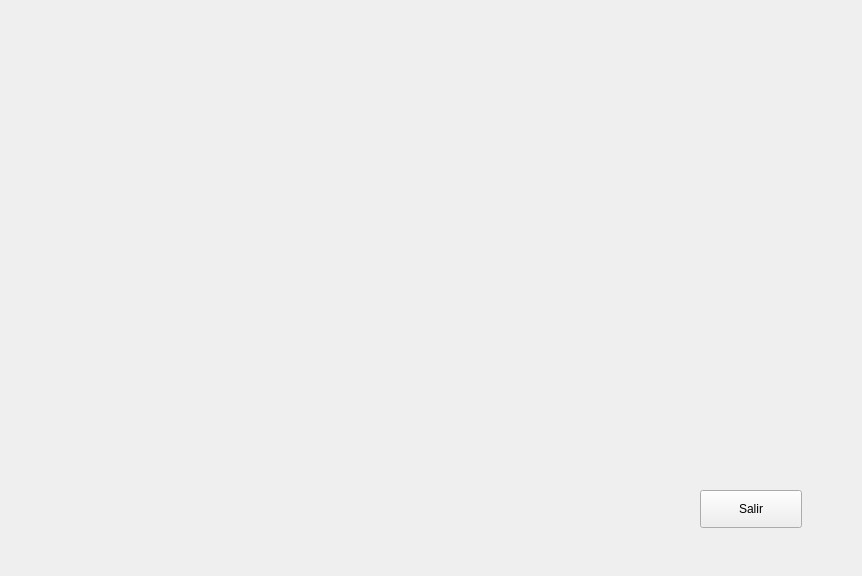
<?xml version="1.0" encoding="UTF-8"?>
<ui version="4.0">
 <class>pedidoForm</class>
 <widget class="QWidget" name="pedidoForm">
  <property name="geometry">
   <rect>
    <x>0</x>
    <y>0</y>
    <width>862</width>
    <height>576</height>
   </rect>
  </property>
  <property name="windowTitle">
   <string>Form</string>
  </property>
  <widget class="QPushButton" name="salirPushButton">
   <property name="geometry">
    <rect>
     <x>700</x>
     <y>490</y>
     <width>102</width>
     <height>38</height>
    </rect>
   </property>
   <property name="text">
    <string>Salir</string>
   </property>
  </widget>
 </widget>
 <resources/>
 <connections/>
</ui>
